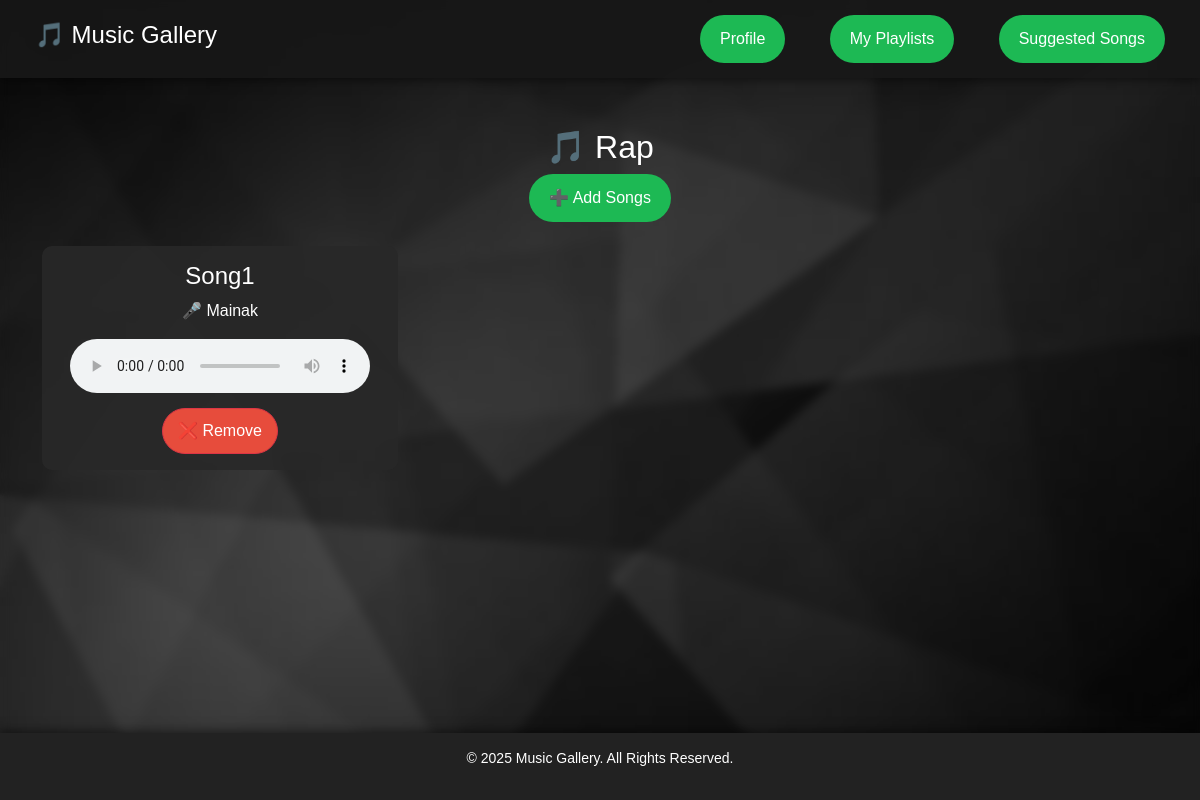
The app's page /playlist/1/ (signed in), older data.
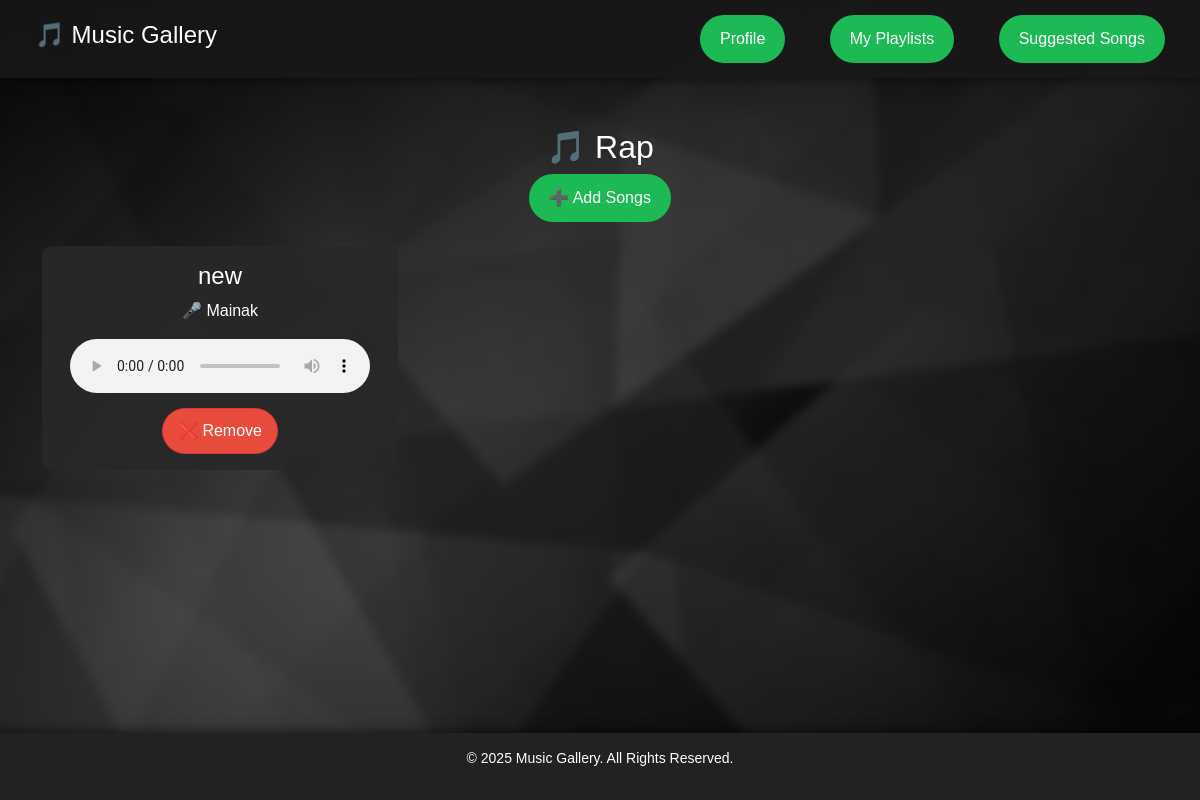
The same page, newer data.
### store/models.py (models this page shows, shortened)
class Song(models.Model):
    title = models.CharField(max_length=255)
    artist = models.CharField(max_length=255)
    audio_file = models.FileField(upload_to='songs/')  # Songs stored in /media/songs/
    playlist = models.ForeignKey(Playlist, on_delete=models.CASCADE, related_name="songs")

### store/views.py (the view)
# urls.py: path('playlist/<int:playlist_id>/', views.view_playlist, name='view_playlist'),
def view_playlist(request, playlist_id):
    playlist = get_object_or_404(Playlist, id=playlist_id, user=request.user)
    songs = playlist.songs.all()  # Fetch all songs in the playlist
    return render(request, 'view_playlist.html', {'playlist': playlist, 'songs': songs})

### store/templates/view_playlist.html (shortened to what this page needs)
{% extends 'base.html' %}
{% block content %}
<h2 class="text-center">🎵 {{ playlist.name }}</h2>
<div class="text-center">
    <a href="{% url 'add_song' playlist.id %}" class="btn btn-custom">➕ Add Songs</a>
</div>
{% if songs %}
<div class="row mt-4">
    {% for song in songs %}
    <div class="col-md-4">
        <div class="card-custom p-3">
            <h4>{{ song.title }}</h4>
            <p>🎤 {{ song.artist }}</p>
            <audio controls>
                <source src="{{ song.audio_file.url }}" type="audio/mpeg">
            </audio>
            <a href="{% url 'remove_song' song.id %}" class="btn btn-danger mt-2">❌ Remove</a>
        </div>
    </div>
    {% endfor %}
</div>
{% else %}
<p class="text-center">No songs in this playlist yet.</p>
{% endif %}
{% endblock %}

Row changes from the older to the newer data that the page shows:
removed Song: title "Song1", artist "Mainak"
added Song: title "new", artist "Mainak"
